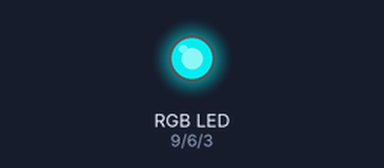
Simulated run of this sketch. Board: Arduino Uno, built with avr-gcc and run on an emulated ATmega328P. Shown: an RGB LED mixed from three pins (HIGH = lit). Dim RGB values are drawn brighter than linear.

Above: at 0.05 s.
At 1.5 s:
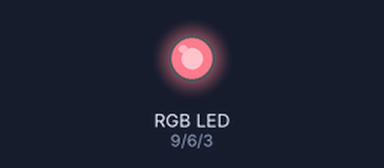
At 3.0 s:
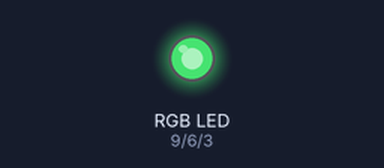
Timing chart, 0 to 6.9 s (numbered marks = the images above):
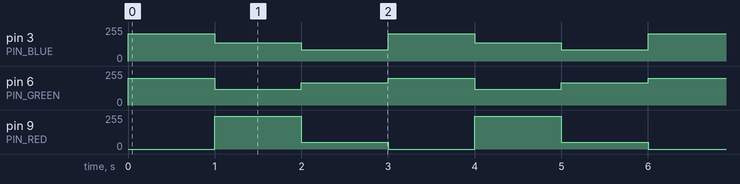

The sketch:

RGBLED.ino
```cpp
#define PIN_RED   9 // Arduino UNO R4 pin connected to the LED's red pin
#define PIN_GREEN 6 // Arduino UNO R4 pin connected to the LED's green pin
#define PIN_BLUE  3 // Arduino UNO R4 pin connected to the LED's blue pin

void setup() {
  pinMode(PIN_RED, OUTPUT);   // Set red LED pin as an output
  pinMode(PIN_GREEN, OUTPUT); // Set green LED pin as an output
  pinMode(PIN_BLUE, OUTPUT);  // Set blue LED pin as an output
}

void loop() {
  // Set RGB LED to teal color #00C9CC (R = 0, G = 201, B = 204)
  analogWrite(PIN_RED,   0);
  analogWrite(PIN_GREEN, 201);
  analogWrite(PIN_BLUE,  204);

  delay(1000); // Maintain color for 1 second

  // Set RGB LED to salmon pink #F7788A (R = 247, G = 120, B = 138)
  analogWrite(PIN_RED,   247);
  analogWrite(PIN_GREEN, 120);
  analogWrite(PIN_BLUE,  138);

  delay(1000); // Maintain color for 1 second

  // Set RGB LED to Google green #34A853 (R = 52, G = 168, B = 83)
  analogWrite(PIN_RED,   52);
  analogWrite(PIN_GREEN, 168);
  analogWrite(PIN_BLUE,  83);

  delay(1000); // Maintain color for 1 second
}
```

Measured:
- by itself, pin 3 (PIN_BLUE): repeats every 3.0 s: 138/255 1.0 s, 83/255 1.0 s, 204/255 1.0 s
- by itself, pin 6 (PIN_GREEN): repeats every 3.0 s: 120/255 1.0 s, 168/255 1.0 s, 201/255 1.0 s
- by itself, pin 9 (PIN_RED): repeats every 3.0 s: 52/255 1.0 s, 0/255 1.0 s, 247/255 1.0 s
